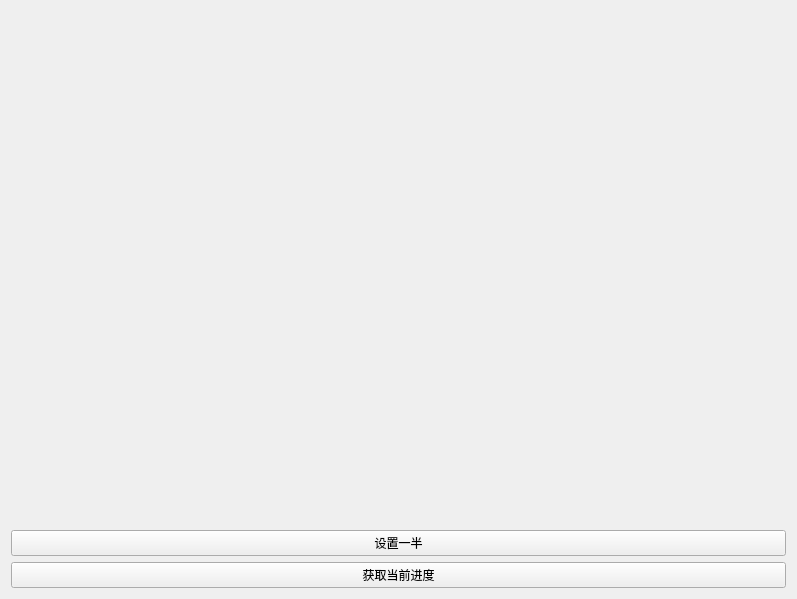
<?xml version="1.0" encoding="UTF-8"?>
<ui version="4.0">
 <class>Widget</class>
 <widget class="QWidget" name="Widget">
  <property name="geometry">
   <rect>
    <x>0</x>
    <y>0</y>
    <width>797</width>
    <height>599</height>
   </rect>
  </property>
  <property name="windowTitle">
   <string>Widget</string>
  </property>
  <layout class="QVBoxLayout" name="verticalLayout">
   <item>
    <widget class="SmallWidget" name="widget" native="true"/>
   </item>
   <item>
    <widget class="QPushButton" name="btn_set">
     <property name="text">
      <string>设置一半</string>
     </property>
    </widget>
   </item>
   <item>
    <widget class="QPushButton" name="btn_get">
     <property name="text">
      <string>获取当前进度</string>
     </property>
    </widget>
   </item>
  </layout>
 </widget>
 <customwidgets>
  <customwidget>
   <class>SmallWidget</class>
   <extends>QWidget</extends>
   <header location="global">smallwidget.h</header>
   <container>1</container>
  </customwidget>
 </customwidgets>
 <resources/>
 <connections/>
</ui>
